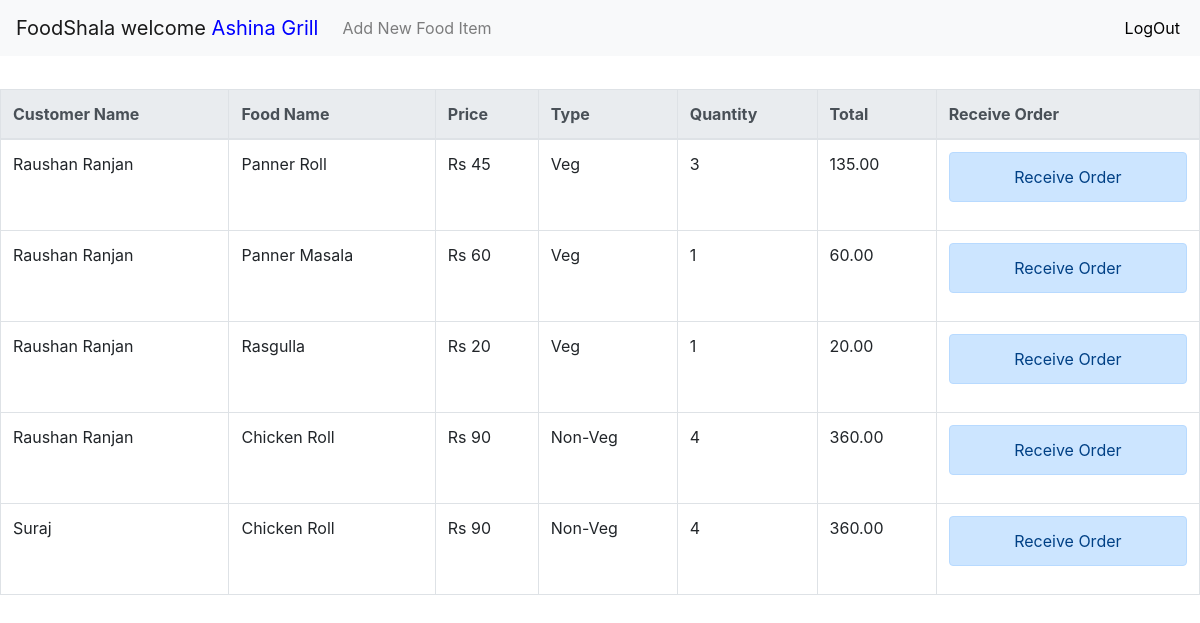
/dashboard.php (signed in), run on the app's committed database.
### tables this page shows
CREATE TABLE `orders` (
  `customer` varchar(50) DEFAULT NULL,
  `company_name` varchar(50) DEFAULT NULL,
  `food_name` varchar(30) DEFAULT NULL,
  `price` varchar(4) DEFAULT NULL,
  `type` varchar(7) DEFAULT NULL,
  `qty` varchar(3) DEFAULT NULL,
  `date` timestamp NOT NULL DEFAULT current_timestamp()
);

### orders.php (the view, shortened to what this page needs)
<?php
if(isset($_SESSION['login']) && isset($_SESSION['type']) == "resturant"){
    include "config.php";
$company = $_SESSION['Name'];
$mysql = "SELECT * FROM `orders` where `company_name` = '$company'";
$res = $conn->query($mysql);
}else{
    header('location:index.php');
}
?>
<!DOCTYPE html>
<html>
<head>
<link rel="stylesheet" href="https://maxcdn.bootstrapcdn.com/bootstrap/4.0.0/css/bootstrap.min.css">
</head>
<body>
            <table class="table table-bordered">
            <thead class="thead-light">
            <tr>
                <th scope="col">Customer Name</th>
                <th scope="col">Food Name</th>
                <th scope="col">Price</th>
                <th scope="col">Type</th>
                <th scope="col">Quantity</th>
                <th scope="col">Total</th>
                <th scope="col">Receive Order</th>
            </tr>
             </thead>
              <tbody>
            <?php
                if($res){
                if($res->num_rows > 0){
                    while($row = $res->fetch_assoc()) {
                        ?>
                        <tr>
                            <td><?php echo $row["customer"]; ?></td>
                            <td><?php echo $row["food_name"]; ?></td>
                            <td> Rs <?php echo $row["price"]; ?></td>
                            <td> <?php echo $row["type"]; ?></td>
                            <td> <?php echo $row["qty"]; ?></td>
                            <td>
                                 <?php echo number_format($row["qty"] * $row["price"], 2); ?></td>
                            <td><button class="alert alert-primary">Receive Order</button>
                        </tr>
                        <?php
                    }
                }else{
                    echo "<h3>Nothing Match Or No Order Receive Yet</h3>";
                }
            }else{
                    ?>
                    <h1>No Order Receive yet </h1>
                    <?php
                }
                ?>
                </tbody>
            </table>
</body>
</html>

### dashboard.php (style rules this page uses)
body { font-family: Arial, Helvetica, sans-serif; }
button { background-color: #f8f9fa; color: white; border: none; cursor: pointer; width: 100%; }

### data on the page
orders: customer "Raushan Ranjan", food_name "Panner Roll", price "45", type "Veg", qty "3", $row["qty"] * $row["price"] "135.00"
orders: customer "Raushan Ranjan", food_name "Panner Masala", price "60", type "Veg", qty "1", $row["qty"] * $row["price"] "60.00"
orders: customer "Raushan Ranjan", food_name "Rasgulla", price "20", type "Veg", qty "1", $row["qty"] * $row["price"] "20.00"
orders: customer "Raushan Ranjan", food_name "Chicken Roll", price "90", type "Non-Veg", qty "4", $row["qty"] * $row["price"] "360.00"
orders: customer "Suraj", food_name "Chicken Roll", price "90", type "Non-Veg", qty "4", $row["qty"] * $row["price"] "360.00"

### other printed values
$_SESSION['Name'] "Ashina Grill"
